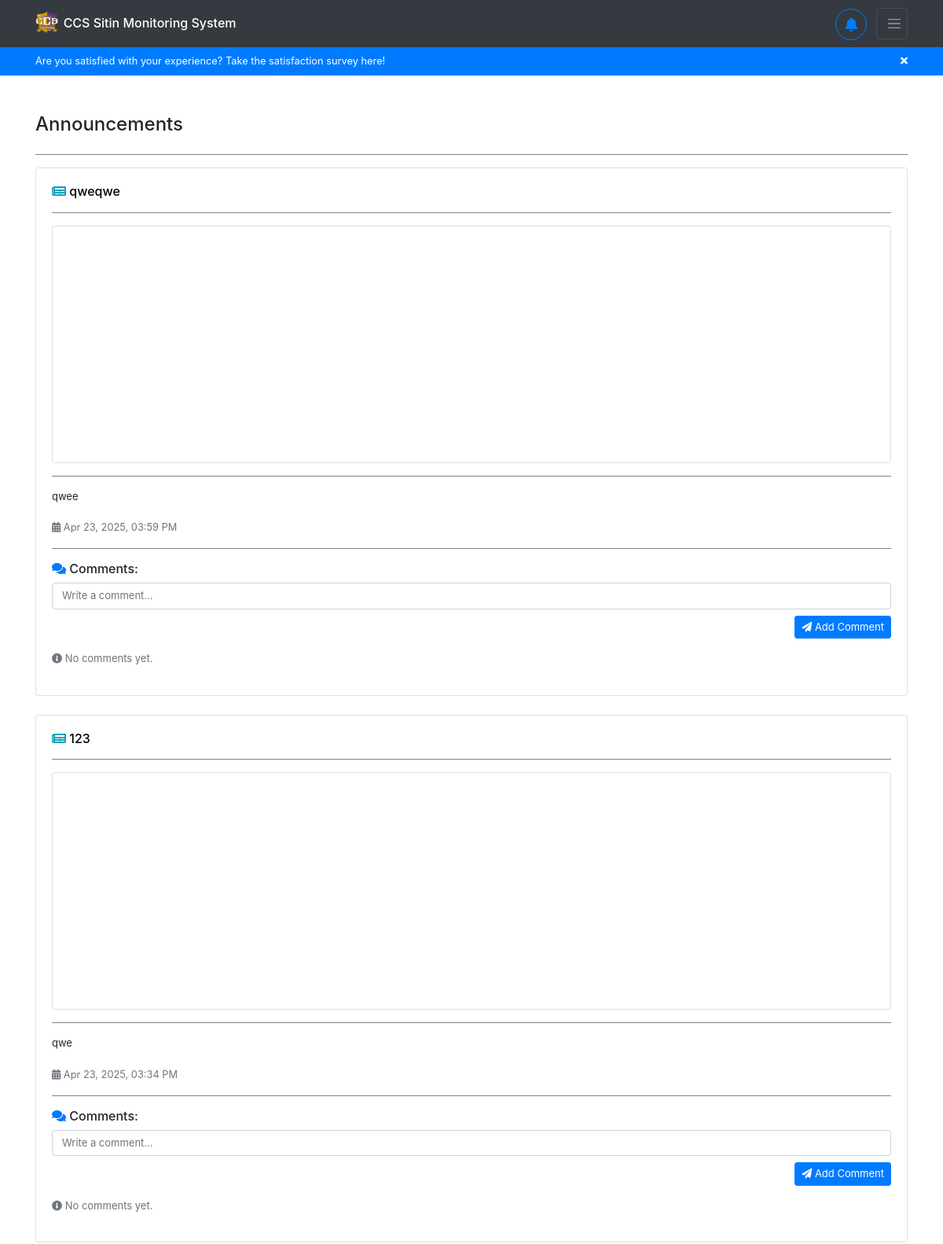
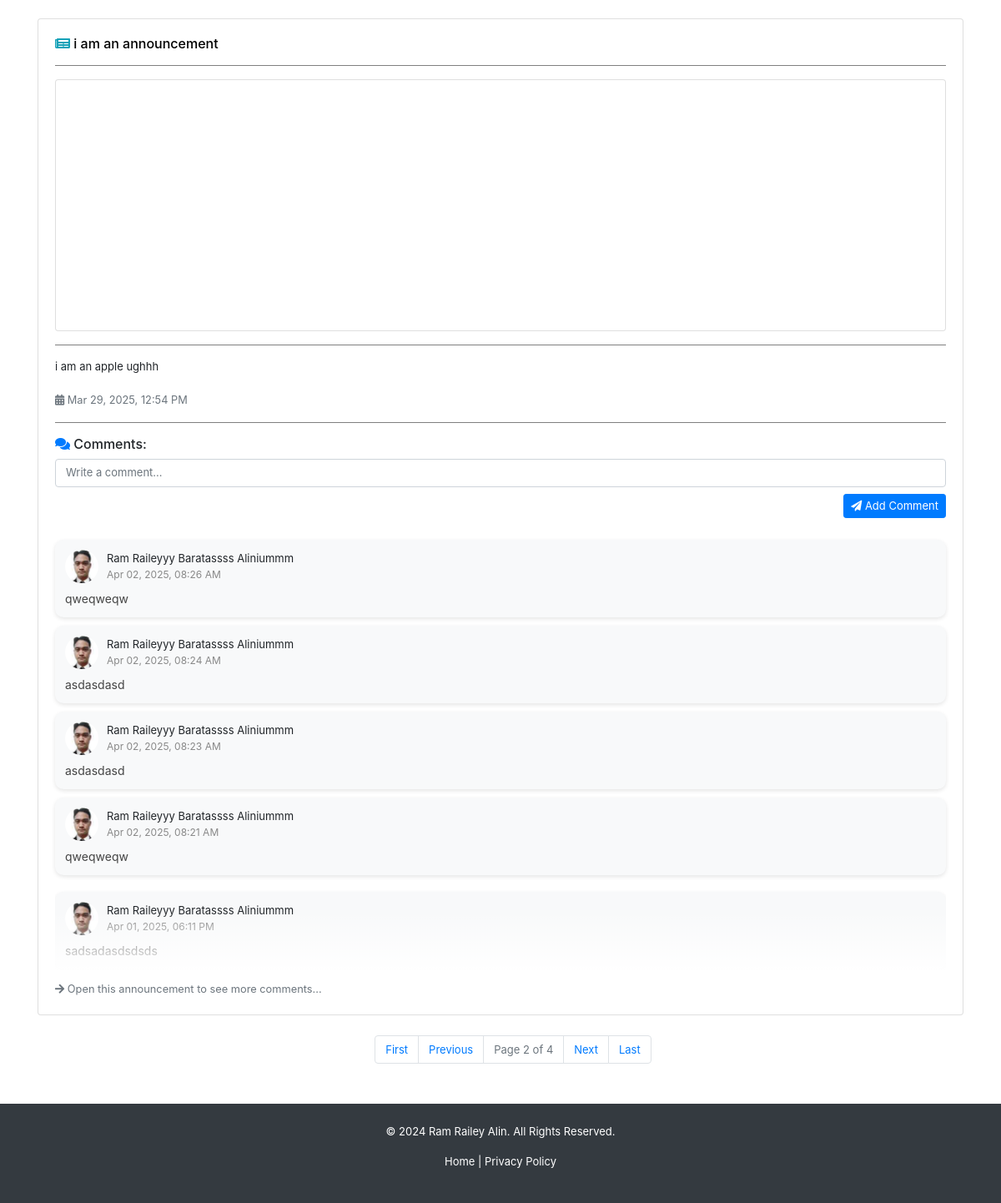
/announcements/?page=2 (signed in), run on the app's committed database (2 pictures, top to bottom).
### backend/models.py (models this page shows, shortened)
class Announcement(models.Model):
    title = models.CharField(max_length=255, blank=True, null=True)
    content = models.TextField(blank=True, null=True)
    image = models.ImageField(upload_to="announcements/", default="announcements/announcement.jpg", blank=True, null=True)
    date = models.DateTimeField(auto_now_add=True)
    updated_at = models.DateTimeField(auto_now=True)
    superuser = models.ForeignKey(User, on_delete=models.CASCADE, limit_choices_to={'is_superuser': True})

class AnnouncementComment(models.Model):
    comment = models.TextField(blank=True, null=True)
    date = models.DateTimeField(auto_now_add=True)
    updated_at = models.DateTimeField(auto_now=True)
    announcement = models.ForeignKey(Announcement, on_delete=models.CASCADE)
    user = models.ForeignKey(User, on_delete=models.CASCADE)

class Registration(models.Model):
    idno = models.IntegerField(primary_key=True)
    lastname = models.CharField(max_length=80, null=True, blank=True)
    firstname = models.CharField(max_length=80, null=True, blank=True)
    middlename = models.CharField(max_length=80, null=True, blank=True)
    course = models.CharField(max_length=80, choices=COURSE_CHOICES, null=True, blank=True)
    level = models.IntegerField(null=True, choices=LEVEL_CHOICES, blank=True)
    email = models.EmailField(max_length=80, null=True, blank=True)
    address = models.CharField(max_length=255, null=True, blank=True)
    sessions = models.IntegerField(default=30, null=True, blank=True)
    points = models.IntegerField(default=0, null=True, blank=True)
    sitins_count = models.IntegerField(default=0, null=True, blank=True)
    profilepicture_og = models.ImageField(upload_to="profiles/", default="profiles/default.jpg", blank=True, null=True)
    profilepicture_lg = models.ImageField(upload_to="profiles/", default="profiles/default_lg.jpg", blank=True, null=True)
    profilepicture_md = models.ImageField(upload_to="profiles/", default="profiles/default_md.jpg", blank=True, null=True)
    profilepicture_sm = models.ImageField(upload_to="profiles/", default="profiles/default_sm.jpg", blank=True, null=True)
    study_load = models.FileField(upload_to="schedules/", blank=True, null=True)
    profiledescription = models.TextField(blank=True, null=True)
    username = models.OneToOneField(User, on_delete=models.CASCADE)

### backend/views.py (the view)
# urls.py: path('announcements/', views.announcements, name='user-announcements'),
@login_required
def announcements(request):
    if request.user.is_authenticated:
        announcements = Announcement.objects.all().prefetch_related(
            Prefetch(
                'announcementcomment_set',
                queryset=AnnouncementComment.objects.select_related(
                    'user',
                    'user__registration'
                ).order_by('-date')
            )
        ).order_by('-updated_at')
        paginator = Paginator(announcements, 3)
        page_number = request.GET.get('page')
        page_obj = paginator.get_page(page_number)
        try:
            register = Registration.objects.get(username=request.user)
        except Registration.DoesNotExist:
            register = request.user
        return render(request, 'backend/pages/announcements.html', context={'announcements': page_obj, 'register': register} )
    return redirect('/')

### backend/templatetags/custom_filters.py (called while the page is built)
@register.filter
def time_ago(value):
    if not value:
        return ""
    now = timezone.localtime(timezone.now())
    value = timezone.localtime(value)
    diff = now - value
    seconds = diff.total_seconds()
    if seconds < 60:
        return f"{int(seconds)} seconds ago"
    elif seconds < 3600:
        minutes = int(seconds / 60)
        return f"{minutes} minute{'s' if minutes != 1 else ''} ago"
    elif seconds < 86400:
        hours = int(seconds / 3600)
        return f"{hours} hour{'s' if hours != 1 else ''} ago"
    else:
        return value.strftime("%b %d, %Y, %I:%M %p ")  # Fallback to date if > 1 day

### backend/templates/backend/pages/announcements.html (shortened to what this page needs)
{% extends 'backend/base.html' %}
{% load static %}
{% load custom_filters %}
{% block content %}
<div class="container mt-5">
    <div class="d-flex align-items-center mb-4">
        <h4 class="m-0">Announcements</h4>
    </div>
    <hr>
    {% for announcement in announcements %}
    <div id="announcement-body" class="card mb-4 announcement-card shadow-sm">
        <div class="card-body">
            <h6 class="announcement-title">
                <i class="fas fa-newspaper text-info"></i>
                <a href="{% url 'user-announcement' announcement.id %}" title="View this announcement">{{ announcement.title }}</a>
            </h6>
            <hr>
            {% if announcement.image %}
            <div class="text-center card">
                <img src="{{ announcement.image.url }}"
                    alt="Announcement Image"
                    class="img-fluid rounded"
                    style="max-height: 300px; object-fit: cover;"
                    loading="lazy"
                    decoding="async">
            </div>
            <hr>
            {% endif %}
            <p>{{ announcement.content }}</p>
            <small class="text-muted">
                <i class="fas fa-calendar-alt"></i> {{ announcement.date|time_ago }}
            </small>
            <hr>
            <div>
                <h6><i class="fas fa-comments text-primary"></i> Comments:</h6>
                <form id="comment-form-{{ announcement.id }}">
                    <div class="form-group">
                        <textarea class="form-control comment-box" rows="1" placeholder="Write a comment..." style="resize: none; overflow-y: hidden;"
                        oninput="this.style.height = ''; this.style.height = this.scrollHeight + 'px'"
                        required></textarea>
                        <button type="button"
                            data-announcement_id="{{ announcement.id }}"
                            onclick="PostComment(this, this.parentElement.parentElement)"
                            class="btn btn-sm btn-primary float-right mt-2">
                            <i class="fas fa-paper-plane"></i> Add Comment
                        </button>
                    </div>
                </form>
                {% with announcement.announcementcomment_set.all|slice:":5" as comments %}
                    {% for comment in comments %}
                    {% if forloop.last %}
                    <div class="fade-wrapper">
                    {% endif %}
                        <div class="comment-card">
                            <div class="comment-header">
                                <img src="{{ comment.user.registration.profilepicture_sm.url }}" alt="Profile Picture"
                                    class="comment-pic">
                                <div class="comment-user-info">
                                    <p class="mb-0">{{ comment.user.registration.firstname }} {{ comment.user.registration.middlename }} {{ comment.user.registration.lastname }}</p>
                                    <span class="comment-date">{{ comment.date|time_ago }}</span>
                                </div>
                            </div>
                            <div class="comment-body">
                                <p>{{ comment.comment }}</p>
                            </div>
                        </div>
                    {% if forloop.last %}
                    </div>
                    {% endif %}
                    {% endfor %}
                {% if comments %}
                    <a href="{% url 'user-announcement' announcement.id %}" class="small text-muted">
                        <i class="fas fa-arrow-right"></i> Open this announcement to see more comments...
                    </a>
                {% else %}
                    <p class="text-muted"><i class="fas fa-info-circle"></i> No comments yet.</p>
                {% endif %}
                {% endwith %}
            </div>
        </div>
    </div>
    {% empty %}
    <div class="card p-3 shadow-sm">
        <h5 class="text-muted"><i class="fas fa-exclamation-circle"></i> No announcements available.</h5>
    </div>
    {% endfor %}
        <ul class="pagination pagination-ul justify-content-center">
            <li class="page-item {% if not announcements.has_previous %}disabled{% endif %}" {% if not announcements.has_previous %}style="cursor: not-allowed;"{% endif %}>
                <a class="page-link" href="?page=1">First</a>
            </li>
            <li class="page-item {% if not announcements.has_previous %}disabled{% endif %}" {% if not announcements.has_previous %}style="cursor: not-allowed;"{% endif %}>
                <a class="page-link" href="?page={% if announcements.has_previous %}{{ announcements.previous_page_number }}{% else %}#{% endif %}">Previous</a>
            </li>
            <li class="page-item disabled">
                <span class="page-link">Page {{ announcements.number }} of {{ announcements.paginator.num_pages }}</span>
            </li>
            <li class="page-item {% if not announcements.has_next %}disabled{% endif %}" {% if not announcements.has_next %}style="cursor: not-allowed;"{% endif %}>
                <a class="page-link" href="?page={% if announcements.has_next %}{{ announcements.next_page_number }}{% else %}#{% endif %}">Next</a>
            </li>
            <li class="page-item {% if not announcements.has_next %}disabled{% endif %}" {% if not announcements.has_next %}style="cursor: not-allowed;"{% endif %}>
                <a class="page-link" href="?page={{ announcements.paginator.num_pages }}">Last</a>
            </li>
        </ul>
</div>
{% endblock %}

### backend/static/backend/css/styles.css (style rules this page uses)
* { box-sizing: border-box; padding: 0; margin: 0; }
li { text-decoration: none; }
p { font-size: small; }
button { font-size: small; }
.btn { font-size: small; }
form { display: flex; flex-direction: column; row-gap: 10px; }
hr { width: 100%; border: none; border-top: 1px solid gray; }
ul { font-size: small; margin-left: 30px; }
.comment-card { background: #f8f9fa; border-radius: 10px; padding: 12px; margin: 10px 0; display: flex; flex-direction: column; box-shadow: 0 2px 5px rgba(0, 0, 0, 0.1); }
.comment-header { display: flex; align-items: center; margin-bottom: 8px; }
.comment-pic { width: 40px; height: 40px; border-radius: 50%; object-fit: cover; margin-right: 10px; }
.comment-user-info { display: flex; flex-direction: column; }
.comment-date { font-size: 12px; color: #888; }
.comment-body p { font-size: 14px; margin: 0; color: #444; }
input[type="text"], input[type="email"], input[type="password"], input[type="number"], input[type="search"], input[type="tel"], input[type="url"], input[type="date"], input[type="datetime-local"], input[type="month"], input[type="week"], input[type="time"], textarea, select { font-size: small !important; }

### backend/templates/backend/pages/announcements.html (style rules this page uses)
.fade-wrapper { position: relative; overflow: hidden; }
.fade-wrapper::after { content: ''; position: absolute; bottom: 0; left: 0; right: 0; height: 80px; background: linear-gradient(to bottom, rgba(255, 255, 255, 0), rgba(255, 255, 255, 1) 90%); pointer-events: none; }
.fade-wrapper::before { content: ''; position: absolute; bottom: 0; left: 0; right: 0; height: 1px; background: linear-gradient(to right, rgba(0, 0, 0, 0.1), rgba(0, 0, 0, 0.1) 50%, rgba(0, 0, 0, 0)); pointer-events: none; }
.announcement-title a { color: black; }

### data on the page
Announcement: title "qweqwe", image (picture), content "qwee", date "Apr 23, 2025, 03:59 PM", shows "No comments yet."
Announcement: title "123", image (picture), content "qwe", date "Apr 23, 2025, 03:34 PM", shows "No comments yet."
Announcement: title "i am an announcement", image (picture), content "i am an apple ughhh", date "Mar 29, 2025, 12:54 PM", shows "Open this announcement to see more comments..."
AnnouncementComment: user.registration.profilepicture_sm (picture), user.registration.firstname "Ram Raileyyy", user.registration.middlename "Baratassss", user.registration.lastname "Aliniummm", date "Apr 02, 2025, 08:26 AM", comment "qweqweqw"
AnnouncementComment: user.registration.profilepicture_sm (picture), user.registration.firstname "Ram Raileyyy", user.registration.middlename "Baratassss", user.registration.lastname "Aliniummm", date "Apr 02, 2025, 08:24 AM", comment "asdasdasd"
AnnouncementComment: user.registration.profilepicture_sm (picture), user.registration.firstname "Ram Raileyyy", user.registration.middlename "Baratassss", user.registration.lastname "Aliniummm", date "Apr 02, 2025, 08:23 AM", comment "asdasdasd"
AnnouncementComment: user.registration.profilepicture_sm (picture), user.registration.firstname "Ram Raileyyy", user.registration.middlename "Baratassss", user.registration.lastname "Aliniummm", date "Apr 02, 2025, 08:21 AM", comment "qweqweqw"
AnnouncementComment: user.registration.profilepicture_sm (picture), user.registration.firstname "Ram Raileyyy", user.registration.middlename "Baratassss", user.registration.lastname "Aliniummm", date "Apr 01, 2025, 06:11 PM", comment "sadsadasdsdsds"

### other printed values
{{ announcements.number }} "2"
{{ announcements.paginator.num_pages }} "4"
